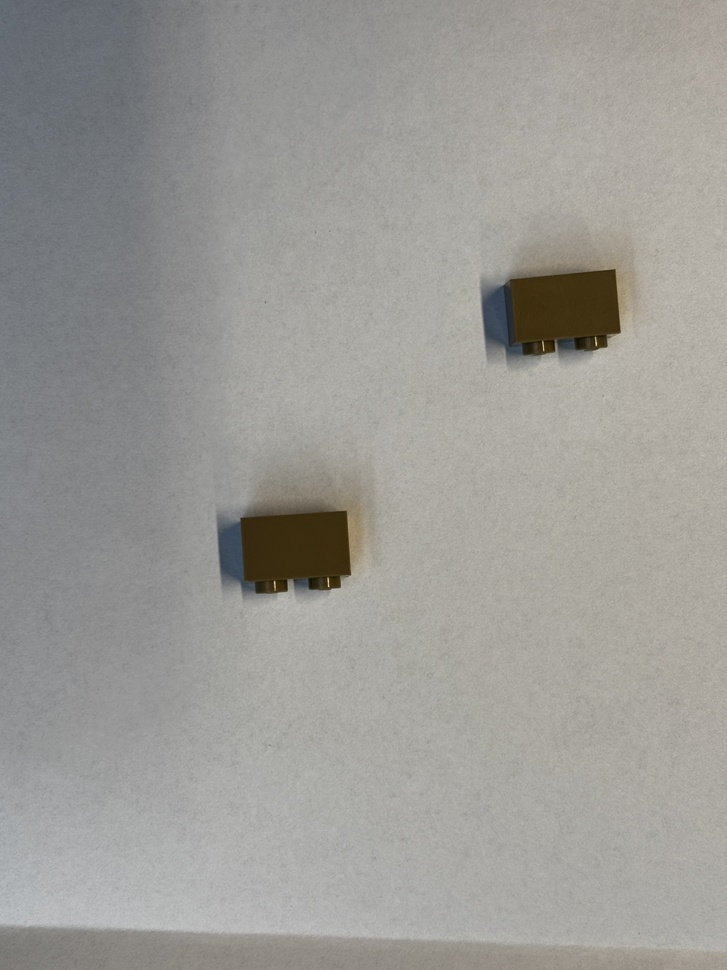
#> input picture TrainingImages/2PointDetect.JPG, 727 x 970 px, shrunk from 3024 x 4032 before the run
$ python -i Segmentation.py   (imports and definitions only)
#> lines starting #> are read from the running program, lines starting #| are printed output that depends on the picture; after the words box and inside, x2 and y2 are one past the last pixel; in counts of white or black regions, pixels touching at a corner belong together
#> further down, picture is the input picture: shape (970, 727, 3); mean B, G, R 150.2, 154.3, 155.7
import cv2 as cv
import numpy as np
import math

def background_removal(image):
    # Indlæs billede

    hsv = cv.cvtColor(image, cv.COLOR_BGR2HSV)
#> hsv: shape (970, 727, 3); mean H, S, V 37.9, 15.1, 156.9

    # Definér område for farvede klodser
    lower_color = np.array([0, 150, 0])  # Lav mætning og lysstyrke udelukkes
    upper_color = np.array([180, 255, 255])  # Alt med farve beholdes

    # Definér område for mørke klodser
    lower_dark = np.array([0, 0, 0])
    upper_dark = np.array([179, 255, 55])

    # Lav maske
    mask_color = cv.inRange(hsv, lower_color, upper_color)
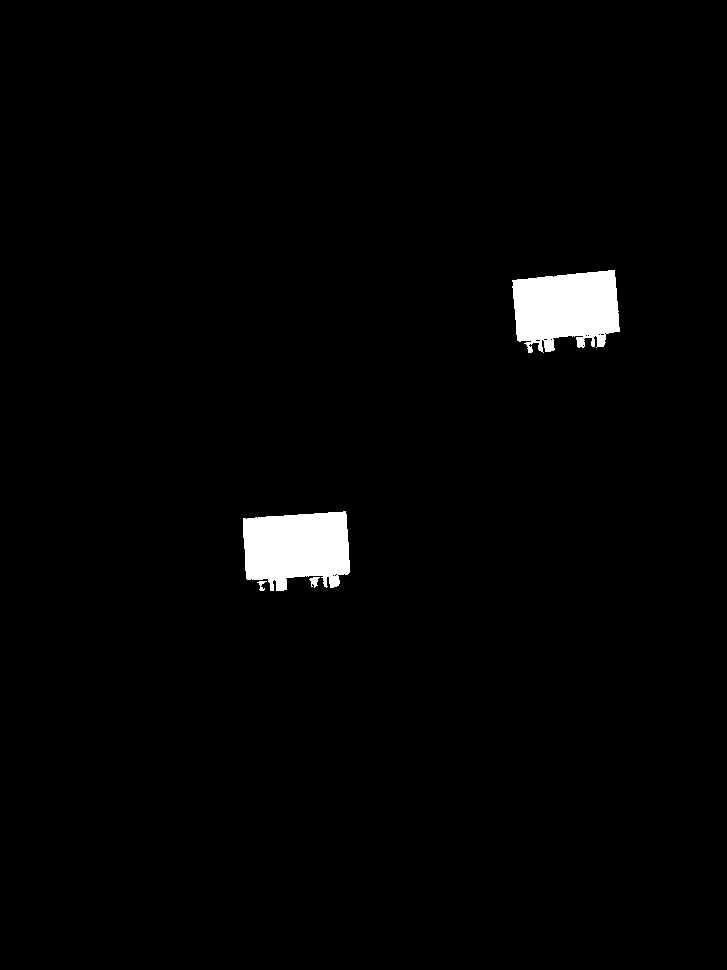
#> mask_color: shape (970, 727); 2% white; 4 white regions, box (x1, y1, x2, y2) and area: (512, 270, 620, 353) 6930, (243, 511, 350, 591) 6883, (309, 577, 320, 588) 67, (257, 581, 267, 591) 44
    mask_dark = cv.inRange(hsv, lower_dark, upper_dark)
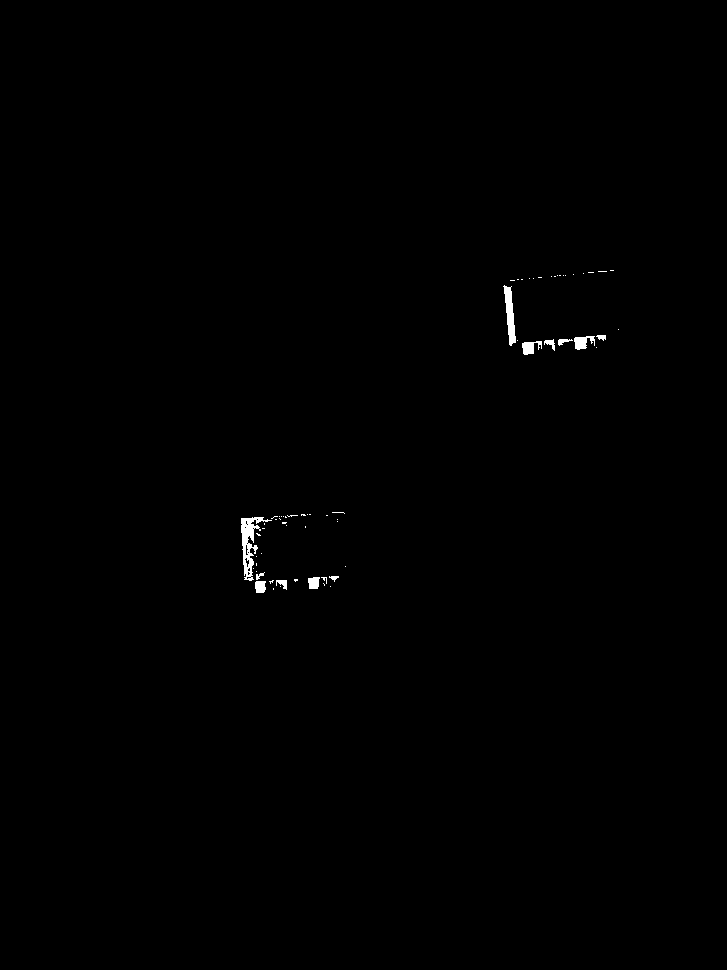
#> mask_dark: shape (970, 727); 0.3% white; 66 white regions (54 under 20 px), largest, box (x1, y1, x2, y2) and area: (241, 517, 272, 581) 667, (503, 285, 516, 346) 409, (574, 336, 595, 350) 186

    # Kombinerede masker
    mask = cv.bitwise_or(mask_color, mask_dark)
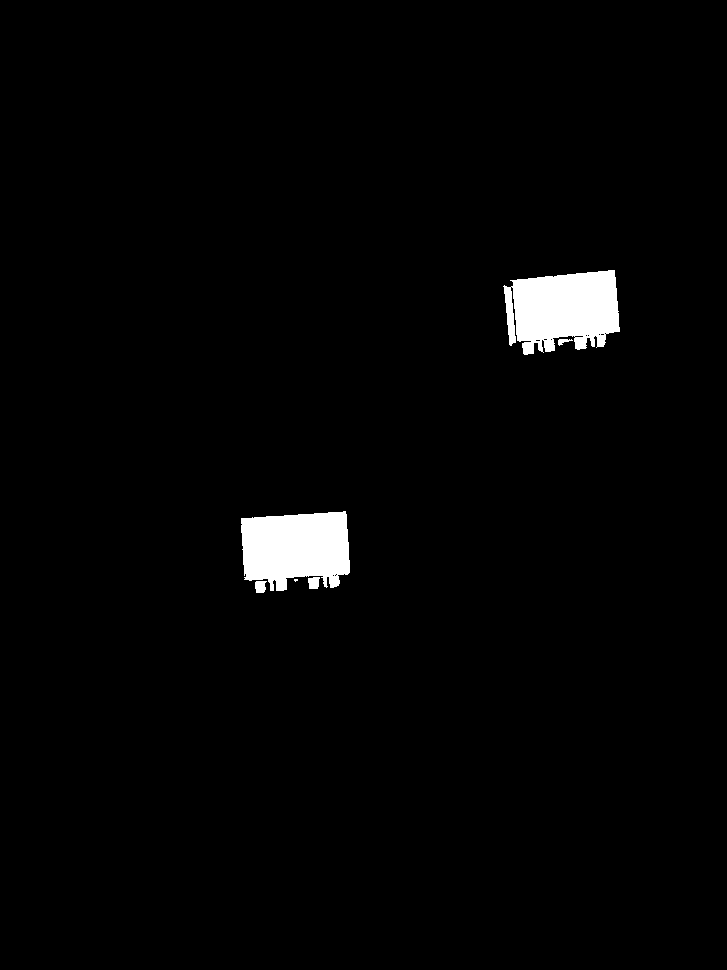
#> mask: shape (970, 727); 2.1% white; 6 white regions (1 under 20 px), largest, box (x1, y1, x2, y2) and area: (503, 270, 620, 355) 7499, (241, 511, 350, 591) 6997, (308, 577, 320, 589) 121, (255, 581, 267, 593) 120, (558, 339, 573, 346) 53

    kernel = np.ones((5, 5), np.uint8)
    closedPic = cv.morphologyEx(mask, cv.MORPH_CLOSE, kernel, iterations=3)
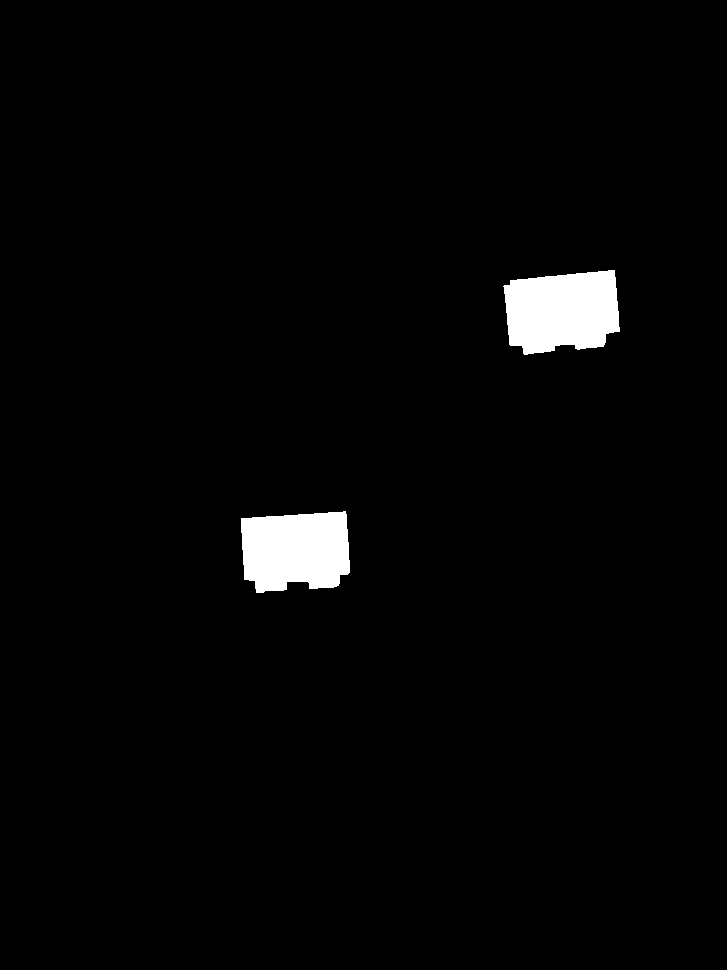
#> closedPic: shape (970, 727); 2.2% white; 2 white regions, box (x1, y1, x2, y2) and area: (503, 270, 620, 355) 7979, (241, 511, 350, 593) 7538
    closedPic = cv.morphologyEx(closedPic, cv.MORPH_OPEN, kernel, iterations=3)
#> closedPic: shape (970, 727); 2.2% white; 2 white regions, box (x1, y1, x2, y2) and area: (505, 271, 619, 353) 7928, (241, 512, 350, 591) 7509
    # Vis resultat
    result = cv.bitwise_and(image, image, mask=closedPic)
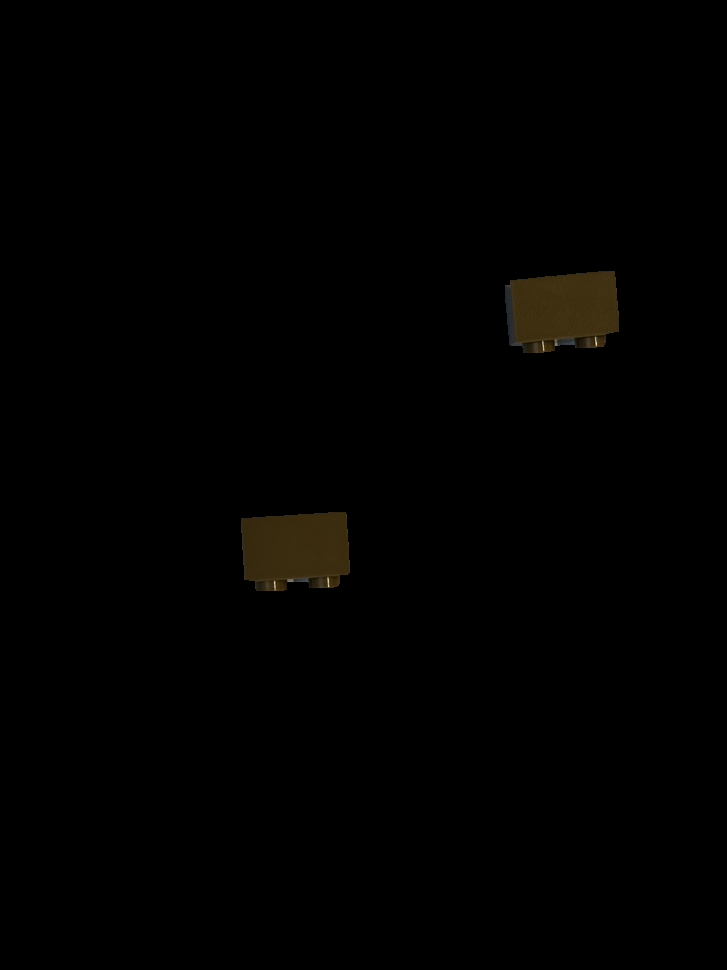
#> result: shape (970, 727, 3); mean B, G, R 0.4, 1, 1.3


    return closedPic, result

# [63 lines left out: functions crop_rotated_rect, find_bounding_box, find_bounding_box_brick, not called in this run]

>>> import cv2
>>> picture = cv2.imread('TrainingImages/2PointDetect.JPG')
>>> result = background_removal(picture)
